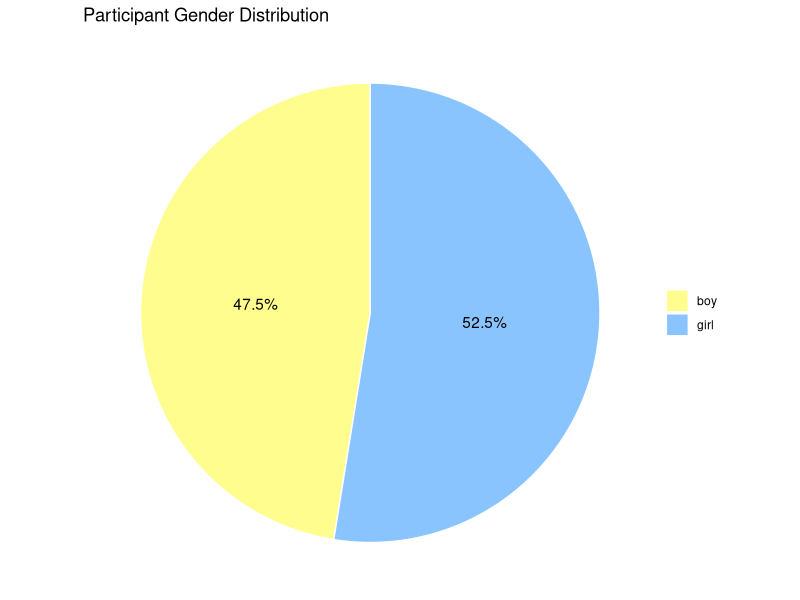
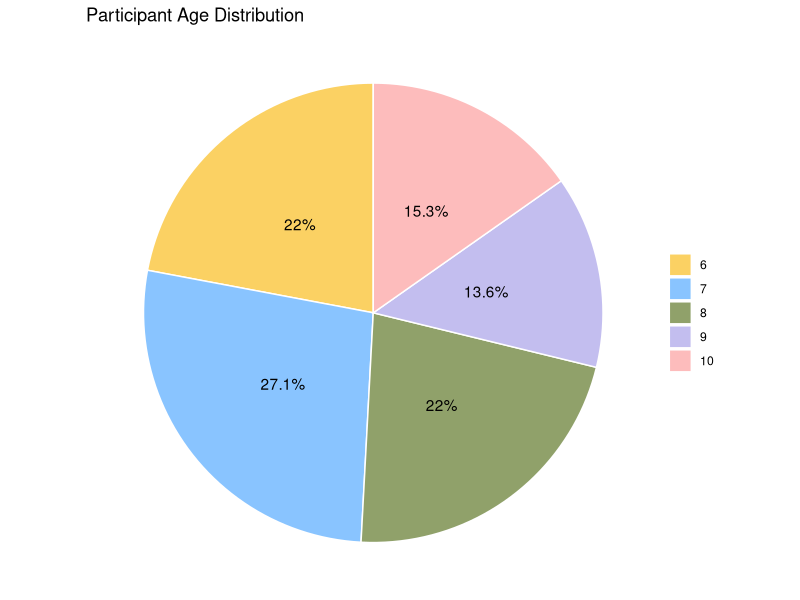
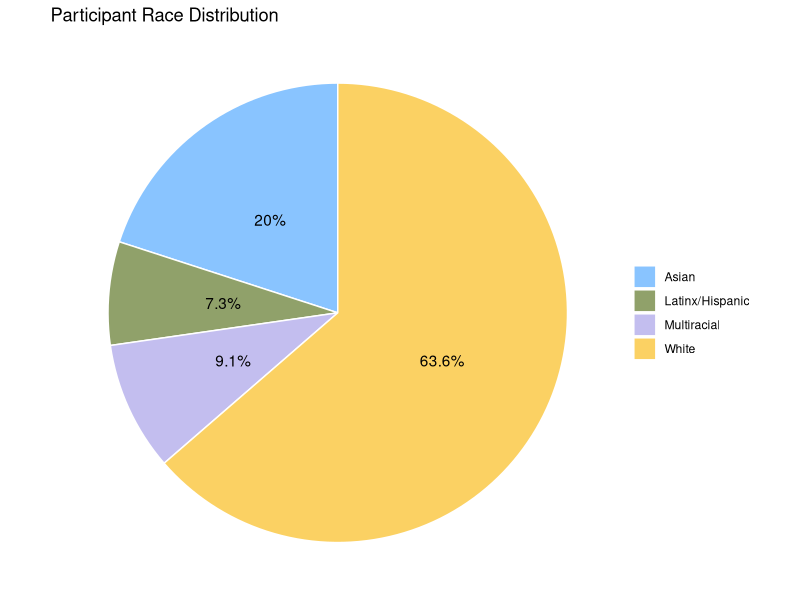

Generate these figures, in order, with R:
## ---- chunk 1
knitr::opts_chunk$set(echo = TRUE)
library(tidyverse)
library(dplyr)
library(readxl)
library(tidyr)
library(ggplot2)
## ---- chunk 2

qualtrics_partial <-read.csv("Cynthia Thesis_January 30, 2025_12.22.csv")

## cleaning the data by PID

qualtrics_partial <- qualtrics_partial %>% 
  mutate(PID = replace(PID, which(PID == 48)[2], 47)) %>%
  select(-c(StartDate, EndDate, Status, IPAddress, Progress, Duration..in.seconds., RecordedDate, ResponseId, RecipientFirstName, RecipientLastName, RecipientEmail, ExternalReference, LocationLatitude, LocationLongitude)) %>%
  mutate(PID = as.numeric(PID)) %>%
  arrange(PID) %>%
  filter(!is.na(PID))

## loading the data sheet from Google sheets

iss_partial <-read_excel("Intersectional Stereotypes Data.xlsx")

iss_partial <- iss_partial %>%
  filter(!is.na(PID))

## merging two data set by PID

thesis_partial <- full_join(qualtrics_partial, iss_partial, by = "PID")

## excluding the duplicated PID with empty Qualtrics responses

## Identify PIDs that appear more than once
duplicate_pids <- thesis_partial %>%
  count(PID) %>%
  filter(n > 1) %>%
  pull(PID)

## Remove duplicated PIDs only if their "smart_screener1" response is blank
thesis_partial <- thesis_partial %>%
  filter(!(PID %in% duplicate_pids & (is.na(smart_screener1) | smart_screener1 == "")))

## exclude the excluded participants

thesis_partial <- thesis_partial %>%
  filter(exclude == "no")


## ---- chunk 3

## demographic breakdown for participants - gender

table(thesis_partial$Gender)

ggplot(as.data.frame(table(thesis_partial$Gender)), aes(x = "", y = Freq, fill = Var1)) +
  geom_bar(stat = "identity", width = 1, color = "white") +
  coord_polar(theta = "y") +
  theme_void() +
  theme(legend.title = element_blank()) +
  ggtitle("Participant Gender Distribution") +
  geom_text(aes(label = paste0(round(Freq / sum(Freq) * 100, 1), "%")), 
            position = position_stack(vjust = 0.5)) +
  scale_fill_manual(values = c("boy" = "#fffd8d", "girl" = "#89c4ff")) 



## ---- chunk 4

## demographic breakdown for participants - gender

table(thesis_partial$`Age (CALCULATED FROM PREVIOUS COLUMNS)`)

ggplot(as.data.frame(table(thesis_partial$`Age (CALCULATED FROM PREVIOUS COLUMNS)`)), aes(x = "", y = Freq, fill = Var1)) +
  geom_bar(stat = "identity", width = 1, color = "white") +
  coord_polar(theta = "y") +
  theme_void() +
  theme(legend.title = element_blank()) +
  ggtitle("Participant Age Distribution") +
  geom_text(aes(label = paste0(round(Freq / sum(Freq) * 100, 1), "%")), 
            position = position_stack(vjust = 0.5)) +
  scale_fill_manual(values = c("6" = "#fbd163", "7" = "#89c4ff", "8" = "#90a16a", "9" = "#c3beef", "10" = "#fdbcbc")) 

## ---- chunk 5

## demographic breakdown for participants - race

table(thesis_partial$Race)

## from the table, we can see that some RAs accidentally entered A, W instead of W, A, both of which mean that the participants are multiracial White and Asian. We will also want to count participant who identify White and Hispanic as Latinx/Hispanic. Therefore, we are creating a new race variable here.

thesis_partial <- thesis_partial %>%
  mutate(
    RaceCategory = case_when(
      Race %in% c("A, W", "W, A") ~ "Multiracial",  # Mark A, W or W, A as Multiracial
      Race %in% c("W, H") ~ "Latinx/Hispanic",  # Mark W, H as Latinx/Hispanic
      Race == "W" ~ "White",  # Mark W as White
      Race == "A" ~ "Asian",  # Mark A as Asian
      Race == "Chose not to respond" ~ "Choose not to respond",  # Keep as is
      TRUE ~ NA_character_  # If none of the conditions match, assign NA
    )
  )

# Check the results
table(thesis_partial$RaceCategory)

## create the pie chart

ggplot(as.data.frame(table(thesis_partial$RaceCategory)), aes(x = "", y = Freq, fill = Var1)) +
  geom_bar(stat = "identity", width = 1, color = "white") +
  coord_polar(theta = "y") +
  theme_void() +
  theme(legend.title = element_blank()) +
  ggtitle("Participant Race Distribution") +
  geom_text(aes(label = paste0(round(Freq / sum(Freq) * 100, 1), "%")), 
            position = position_stack(vjust = 0.5)) +
  scale_fill_manual(values = c("White" = "#fbd163", "Asian" = "#89c4ff", "Latinx/Hispanic" = "#90a16a", "Multiracial" = "#c3beef", "Choose not to respond" = "#fdbcbc")) 

